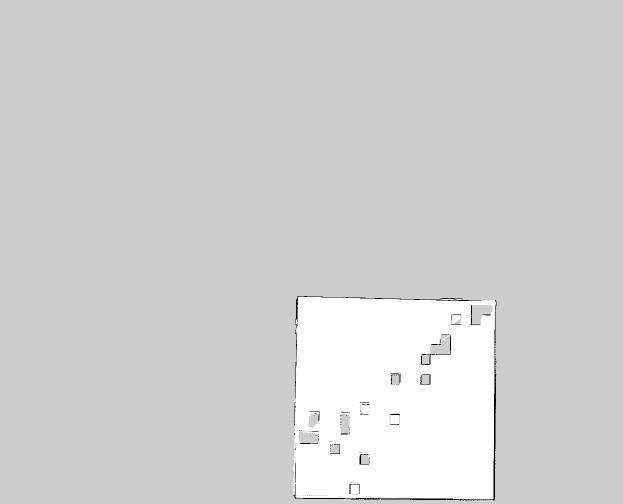
#> input picture path_planer/wavefront/my_map.pgm, 1246 x 1008 px (shown at 1/2 size)
$ jupyter execute --allow-errors wavefront.ipynb
#> lines starting #> are read from the running program, lines starting #| are printed output that depends on the picture; after the words box and inside, x2 and y2 are one past the last pixel; in counts of white or black regions, pixels touching at a corner belong together
[cell 1]
import cv2 # type: ignore
import numpy as np # type: ignore
from matplotlib import pyplot as plt # type: ignore

[cell 2]
pgmf = open('my_map.pgm', 'rb')
image = plt.imread(pgmf)
#> image is the input picture: shape (1008, 1246); min 0, max 254, mean 210.2

image_copia = 1.0 * (image > 250)#mudando os valores de cinza para escala de preto e branco
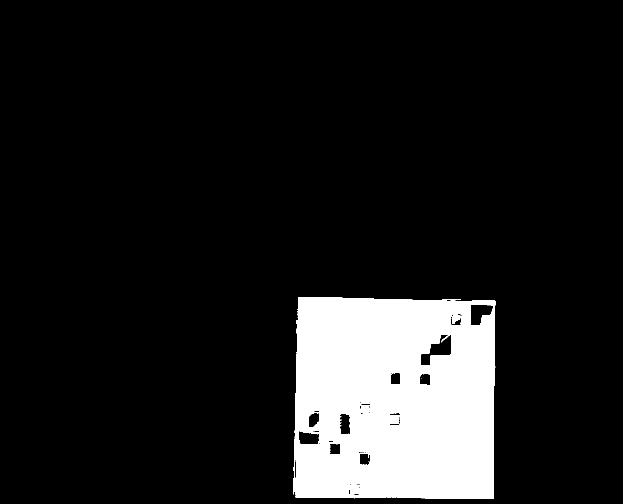
#> image_copia: shape (1008, 1246) float64 (shown at 1/2 size); values 0 (black) and 1 (white), 12% white; 20 white regions (16 under 20 px), largest, box (x1, y1, x2, y2) and area: (586, 594, 991, 998) 149687, (904, 631, 921, 648) 207, (600, 863, 637, 869) 107, (884, 598, 922, 601) 57

goal = (300, 25) #define o meu objetivo
robo = (80, 325) #define onde ta meu robo

#para visualização inicial, os dois são pretos
image_copia[goal[0]][goal[1]] = 0 #objetivo é 0
image_copia[robo[0]][robo[1]] = 0 #robo é 0

plt.imshow(image_copia, interpolation='nearest', cmap='gray')
plt.show()

[cell 3]
#tentativa 3
image_copia[goal[0]][goal[1]] = 2 #objetivo é 2
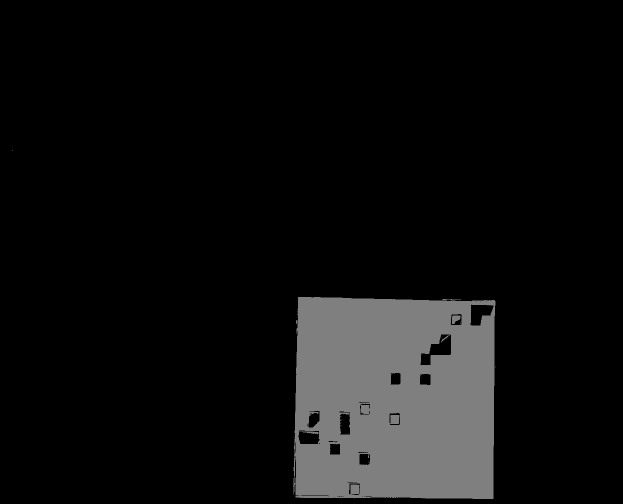
#> image_copia: shape (1008, 1246) float64 (shown at 1/2 size); under 0.01% of pixels changed, all inside (x1, y1, x2, y2) = (25, 300, 26, 301); drawn with min black and max white
image_copia[robo[0]][robo[1]] = 1 #robo é 1
#> image_copia: shape (1008, 1246) float64; under 0.01% of pixels changed, all inside (x1, y1, x2, y2) = (325, 80, 326, 81)

soma = 2
ponto = goal
parar = False
coordenadas = list()

#> (the rest of this cell did not finish here and is left out)

[cell 4]
plt.imshow(image_copia, interpolation='nearest', cmap='viridis')  # Usando viridis para ver os valores
plt.colorbar()
plt.show()
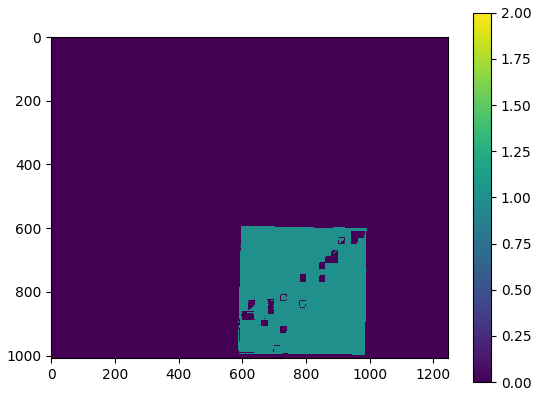
#> figure drawn by matplotlib, 2 panels

[cell 5]
ponto_inicial = robo
caminho = [robo]
menor = image_copia[robo[0]][robo[1]] + 1
#> menor = 2
menor_posicao = robo
parar = False

while(1):

    for l in range (1,-2,-1):
        for c in range (1,-2,-1):
            try:
                if(image_copia[ponto_inicial[0]+l][ponto_inicial[1]+c] > 1 and image_copia[ponto_inicial[0]+l][ponto_inicial[1]+c] < menor):
                    #print("posicao: " , (menor_posicao[0]+l,menor_posicao[1]+c), "menor posicao ", menor_posicao, " valor ", image_copia[menor_posicao[0]+l][menor_posicao[1]+c], "menor valor ", menor)
                    #print(menor)

                    menor = image_copia[ponto_inicial[0]+l][ponto_inicial[1]+c]
                    menor_posicao = (ponto_inicial[0]+l, ponto_inicial[1]+c)

                if(ponto_inicial[0]+l == goal[0] and ponto_inicial[1]+c == goal[1]):
                    parar = True
                    break
                # print(menor_posicao[0]+l, menor_posicao[1]+c)
            except:
                continue

        if(parar == True):
            break

    ponto_inicial = menor_posicao
    #print("parou quadrado")
    caminho.append(menor_posicao)

    if(parar == True):
        break
